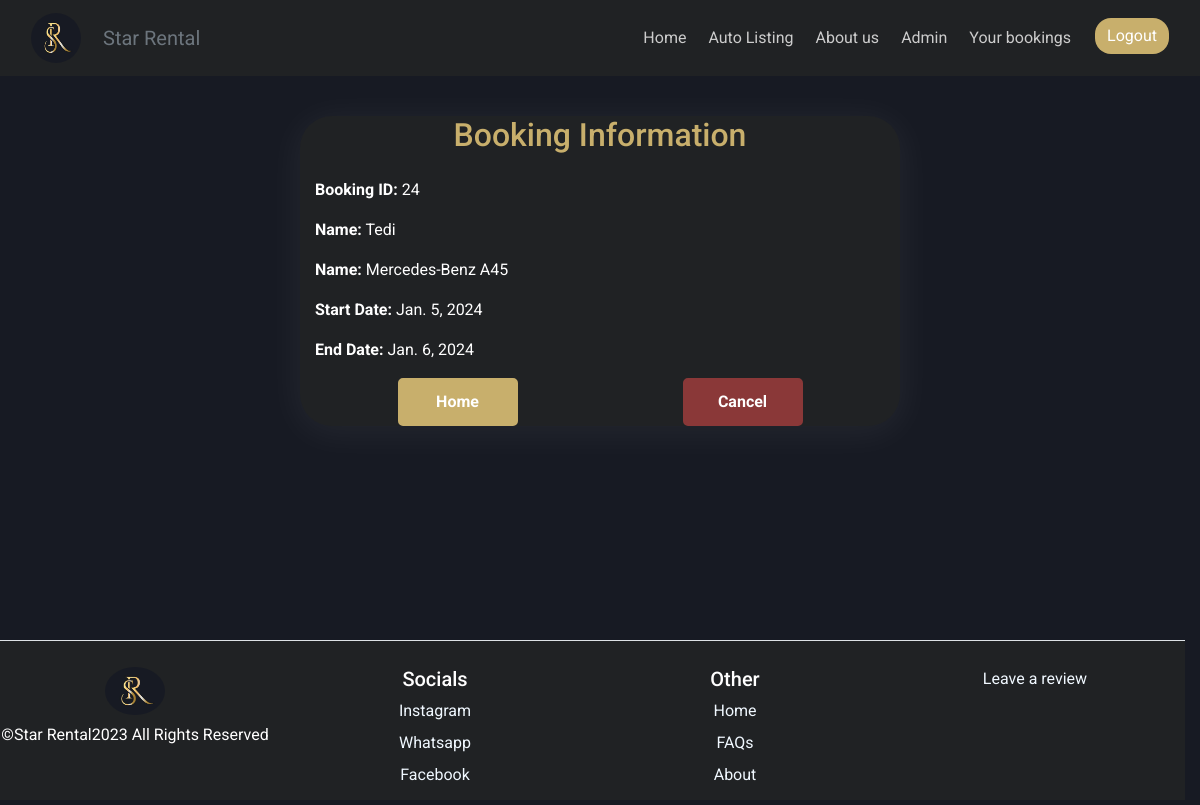
The app's page /booking/24 (signed in) with its own data.
### rental/models.py (models this page shows, shortened)
class Booking(models.Model):
    car = models.ForeignKey(Car, on_delete=models.DO_NOTHING)
    CUSTOMER = models.ForeignKey(Customer, on_delete=models.DO_NOTHING, null=True)
    name = models.CharField(max_length=30)
    phone_number=models.CharField(max_length=12, help_text="Please enter your phone number +2556912345678", null=True)
    start_date = models.DateField()
    end_date = models.DateField()
    total_payment = models.DecimalField(max_digits=10, decimal_places=2, null=True, blank=True)

class Car(models.Model):
    Gearbox1 = "Automatic"
    Gearbox2 = "Manual"
    GearboxChoices = [
        (Gearbox1, "Automatic"),
        (Gearbox2, "Manual")
    ]
    Fuel1 = "Petrol"
    Fuel2 = "Diesel"
    Fuel3 = "LPG"
    Fuel4 = "Electric"
    FuelChoices = [
        (Fuel1, "Petrol"),
        (Fuel2, "Diesel"),
        (Fuel3, "LPG"),
        (Fuel4, "Electric")
    ]
    brand = models.CharField(max_length=30, null=False)
    model = models.CharField(max_length=30, null=False)
    gearbox = models.CharField(max_length=20, choices=GearboxChoices, default="Manual")
    fuel = models.CharField(max_length=20, choices=FuelChoices, default="Diesel")
    production_year = models.PositiveIntegerField()
    color = models.CharField(max_length=30, null=False)
    daily_rate = models.DecimalField(max_digits=10, decimal_places=2, null=False)
    discounted_daily_rate = models.DecimalField(max_digits=10, decimal_places=2, null=True, blank=True)
    images = models.ManyToManyField("CarImage", related_name="car_images", blank=False)
    location = models.CharField(default="StarRental", max_length=50)
    available = models.BooleanField(default=True)

### rental/views.py (the view)
# urls.py: path("booking/<int:booking_id>", BookingInfoView.as_view(), name="booking_info"),
class BookingInfoView(TemplateView):
    template_name = "booking_info.html"
    def get_context_data(self, **kwargs: Any) -> dict[str, Any]:
        context = super().get_context_data(**kwargs)
        booking_id = self.kwargs['booking_id']
        try:
            booking = Booking.objects.get(id=booking_id)
            context['booking'] = booking
        except Booking.DoesNotExist:
            context['booking': None]
        return context

### rental/templates/booking_info.html (shortened to what this page needs)
{% extends "base.html" %}
{% load static %}
{% block links %}
<link rel="stylesheet" href="{% static 'css/booking_info.css' %}">
{% endblock %}
{% block content %}
<div class="container-fluid">
    <div class="row justify-content-center">
        <div class="col-md-6" id="booking_info_container">
            <h2 class="mb-4" id="form_text">Booking Information</h2>
            {% if booking %}
                <p id="form_fields"><strong>Booking ID:</strong> {{ booking.id }}</p>
                <p><strong>Name:</strong> {{ booking.name }}</p>
                <p><strong>Name:</strong> {{ booking.car.brand }} {{ booking.car.model}}</p>
                <p><strong>Start Date:</strong> {{ booking.start_date }}</p>
                <p><strong>End Date:</strong> {{ booking.end_date }}</p>
            {% else %}
                <p>No booking information available.</p>
            {% endif %}
            <div id="buttons">
              <a href="{%url 'rental:home' %}" id="home_button">Home</a>
              <form method="post" action={% url "rental:cancel_booking" booking.id %}>
                <button type="submit" id="cancel_button">Cancel</button>
              </form>
            </div>
        </div>
    </div>
</div>
{% endblock %}

### static/css/main.css (style rules this page uses)
body { background-color: #171A23; }

### static/css/base.css (style rules this page uses)
* { font-family: 'Roboto', sans-serif; }
body { display: flex; flex-direction: column; min-height: 100vh; width:100vw }

### static/css/aboutus.css (style rules this page uses)
body { background-color: #171A23; color: #ffffff; }

### static/css/booking_info.css (style rules this page uses)
#form_text { color: #C8AF6C; text-align: center; }
#buttons { display:flex; flex-direction: row; justify-content: space-around; }
#booking_info_container { background-color: #202224; margin-top: 5vh; border-radius: 2rem; margin-bottom: 10vh; box-shadow: 0 5px 35px 5px rgba(255, 255, 255, 0.05); }

### records on screen
Booking: id "24", name "Tedi", car.brand "Mercedes-Benz", car.model "A45", start_date "Jan. 5, 2024", end_date "Jan. 6, 2024"
